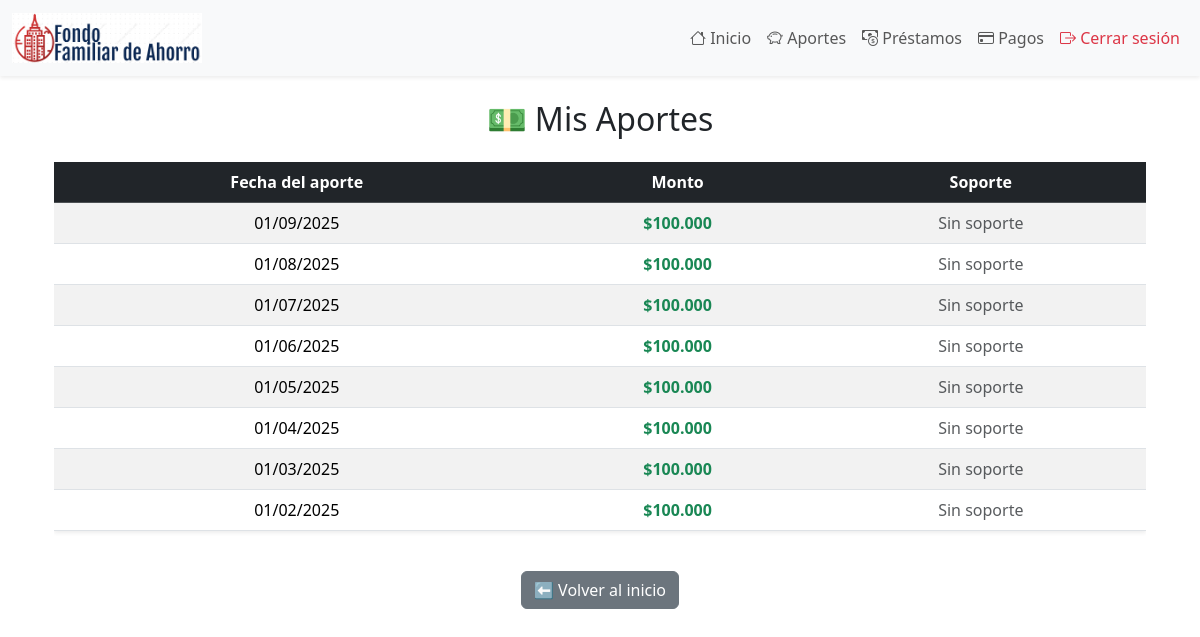
/mis-aportes/ (signed in), run on the app's committed database.
### fonar/models.py (models this page shows, shortened)
class Aporte(models.Model):
    usuario = models.ForeignKey(Usuario, on_delete=models.CASCADE)
    fecha_aporte = models.DateField()  # Fecha manual ingresada
    fecha_registro = models.DateTimeField(default=timezone.now)  # Fecha automática
    monto = models.DecimalField(max_digits=10, decimal_places=2)
    soporte = models.FileField(upload_to='soportes/', null=True, blank=True)

### fonar/views.py (the view)
# urls.py: path('mis-aportes/', views.ver_aportes, name='ver_aportes'),
@login_required
def ver_aportes(request):
    aportes = Aporte.objects.filter(usuario=request.user).order_by('-fecha_aporte')
    return render(request, 'fonar/ver_aportes.html', {'aportes': aportes})

### fonar/templatetags/formato_monedas.py (called while the page is built)
@register.filter
def moneda(value):
    try:
        value = int(value)  # quitar decimales
        return "${:,.0f}".format(value).replace(",", ".")
    except (ValueError, TypeError):
        return value

### fonar/templates/fonar/ver_aportes.html (shortened to what this page needs)
{% extends "fonar/base.html" %}
{% load formato_monedas %}
{% block content %}
<div class="container mt-4">
    <h2 class="mb-4 text-center">💵 Mis Aportes</h2>
    {% if aportes %}
        <div class="table-responsive">
            <table class="table table-striped table-hover align-middle text-center shadow-sm">
                <thead class="table-dark">
                    <tr>
                        <th>Fecha del aporte</th>
                        <th>Monto</th>
                        <th>Soporte</th>
                    </tr>
                </thead>
                <tbody>
                    {% for aporte in aportes %}
                        <tr>
                            <td>{{ aporte.fecha_aporte|date:"d/m/Y" }}</td>
                            <td class="fw-bold text-success">{{ aporte.monto|moneda }}</td>
                            <td>
                                {% if aporte.soporte %}
                                    <a href="{{ aporte.soporte.url }}" target="_blank" class="btn btn-sm btn-outline-primary">
                                        Ver soporte
                                    </a>
                                {% else %}
                                    <span class="text-muted">Sin soporte</span>
                                {% endif %}
                            </td>
                        </tr>
                    {% endfor %}
                </tbody>
            </table>
        </div>
    {% else %}
        <div class="alert alert-info text-center shadow-sm">
            No tienes aportes registrados aún.
        </div>
    {% endif %}
    <div class="text-center mt-4">
        <a href="{% url 'inicio' %}" class="btn btn-secondary">⬅ Volver al inicio</a>
    </div>
</div>
{% endblock %}

### data on the page
Aporte: fecha_aporte "01/09/2025", monto|moneda "$100.000", soporte "Sin soporte"
Aporte: fecha_aporte "01/08/2025", monto|moneda "$100.000", soporte "Sin soporte"
Aporte: fecha_aporte "01/07/2025", monto|moneda "$100.000", soporte "Sin soporte"
Aporte: fecha_aporte "01/06/2025", monto|moneda "$100.000", soporte "Sin soporte"
Aporte: fecha_aporte "01/05/2025", monto|moneda "$100.000", soporte "Sin soporte"
Aporte: fecha_aporte "01/04/2025", monto|moneda "$100.000", soporte "Sin soporte"
Aporte: fecha_aporte "01/03/2025", monto|moneda "$100.000", soporte "Sin soporte"
Aporte: fecha_aporte "01/02/2025", monto|moneda "$100.000", soporte "Sin soporte"
